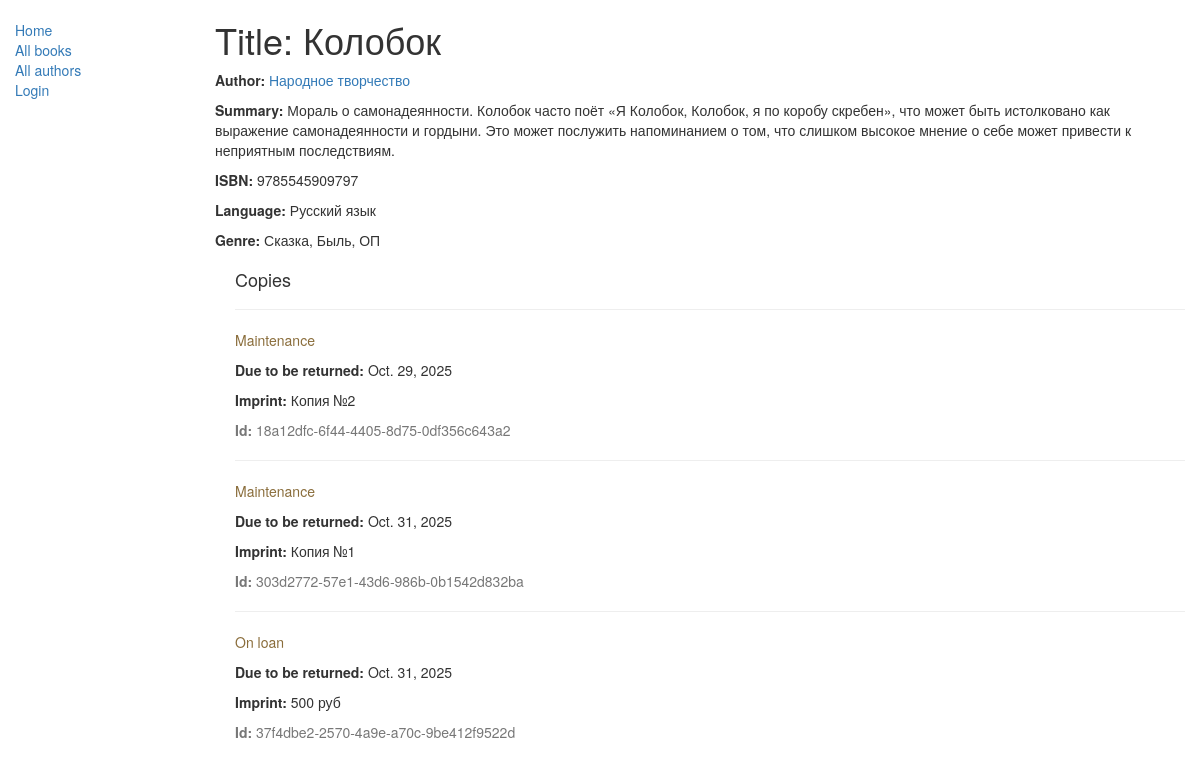
The app's page /catalog/book/1/ with its own data.
### catalog/models.py (models this page shows, shortened)
class Book(models.Model):
    title = models.CharField(max_length=200)
    author = models.ForeignKey('Author', on_delete=models.SET_NULL, null=True)
    summary = models.TextField(max_length=1000, help_text='Описание книги')
    isbn = models.CharField('ISBN', max_length=13, help_text='13 Символов')
    genre = models.ManyToManyField(Genre, help_text='Выбирите жанры книги')
    language = models.ForeignKey('Language', on_delete=models.SET_NULL, null=True)
    def display_genre(self):
        return ', '.join([ genre.name for genre in self.genre.all()[:3]])
    display_genre.short_description = 'Genre'

class Author(models.Model):
    first_name = models.CharField(max_length=200)
    last_name = models.CharField(max_length=200)
    date_of_birth = models.DateField(null=True, blank=True)
    date_of_death = models.DateField('Died', null=True, blank=True)
    def __str__(self):
        return '%s %s' % (self.last_name, self.first_name)

class Language(models.Model):
    name = models.CharField(max_length=50)
    def __str__(self):
        return self.name

class Genre(models.Model):
    name = models.CharField(max_length=200, help_text='Жанр книги(например: Фантастика, Ужасы, Детектив.')
    def __str__(self):
        return self.name

class BookInstance(models.Model):
    id = models.UUIDField(primary_key=True, default=uuid.uuid4, help_text="Уникальный id для именно этой книги во всей библиотеке")
    book = models.ForeignKey('Book', on_delete=models.SET_NULL, null=True)
    imprint = models.CharField(max_length=200)
    borrower = models.ForeignKey(User, on_delete=models.SET_NULL, null=True, blank=True, related_name='borrower')
    due_back = models.DateField(null=True, blank=True)
    LOAN_STATUS = (
        ('m', 'Maintenance'),
        ('o', 'On loan'),
        ('a', 'Available'),
        ('r', 'Reserved'),
    )
    status = models.CharField(max_length=10, choices=LOAN_STATUS, blank=True, default='m', help_text='Состояние книги')
    class Meta:
        ordering = ['due_back']
        permissions = (("can_mark_returned", "Set book as returned"),)

### catalog/views.py (the view)
# urls.py: path('book/<int:pk>/', views.BookDetailView.as_view(), name='book_detail'),
class BookDetailView(generic.DetailView):
    model = Book

### templates/catalog/book_detail.html
{% extends "base.html" %}
{% block content %}
  <h1>Title: {{ book.title }}</h1>
  <p>
  <strong>Author:</strong>
  <a href="{% url 'author_detail' book.author.pk %}">{{ book.author }}</a>
</p>
  <p><strong>Summary:</strong> {{ book.summary }}</p>
  <p><strong>ISBN:</strong> {{ book.isbn }}</p>
  <p><strong>Language:</strong> {{ book.language }}</p>
  <p><strong>Genre:</strong> {% for genre in book.genre.all %} {{ genre }}{% if not forloop.last %}, {% endif %}{% endfor %}</p>
  <div style="margin-left:20px;margin-top:20px">
    <h4>Copies</h4>
    {% for copy in book.bookinstance_set.all %}
    <hr>
    <p class="{% if copy.status == 'a' %}text-success{% elif copy.status == 'd' %}text-danger{% else %}text-warning{% endif %}">{{ copy.get_status_display }}</p>
    {% if copy.status != 'a' %}<p><strong>Due to be returned:</strong> {{copy.due_back}}</p>{% endif %}
    <p><strong>Imprint:</strong> {{copy.imprint}}</p>
    <p class="text-muted"><strong>Id:</strong> {{copy.id}}</p>
    {% endfor %}
  </div>
{% endblock %}

### records on screen
Book: title "Колобок", author "Народное творчество", summary "Мораль о самонадеянности. Колобок часто поёт «Я Колобок, Колобок, я по коробу скребен», что может быть истолковано как выражение самонадеянности и гордыни. Это может послужить напоминанием о том, что слишком высокое мнение о себе может привести к неприятным последствиям.", isbn "9785545909797", language "Русский язык"
Genre: name "Сказка"
Genre: name "Быль"
Genre: name "ОП"
BookInstance: status "Maintenance", due_back "Oct. 29, 2025", imprint "Копия №2", id "18a12dfc-6f44-4405-8d75-0df356c643a2"
BookInstance: status "Maintenance", due_back "Oct. 31, 2025", imprint "Копия №1", id "303d2772-57e1-43d6-986b-0b1542d832ba"
BookInstance: status "On loan", due_back "Oct. 31, 2025", imprint "500 руб", id "37f4dbe2-2570-4a9e-a70c-9be412f9522d"
